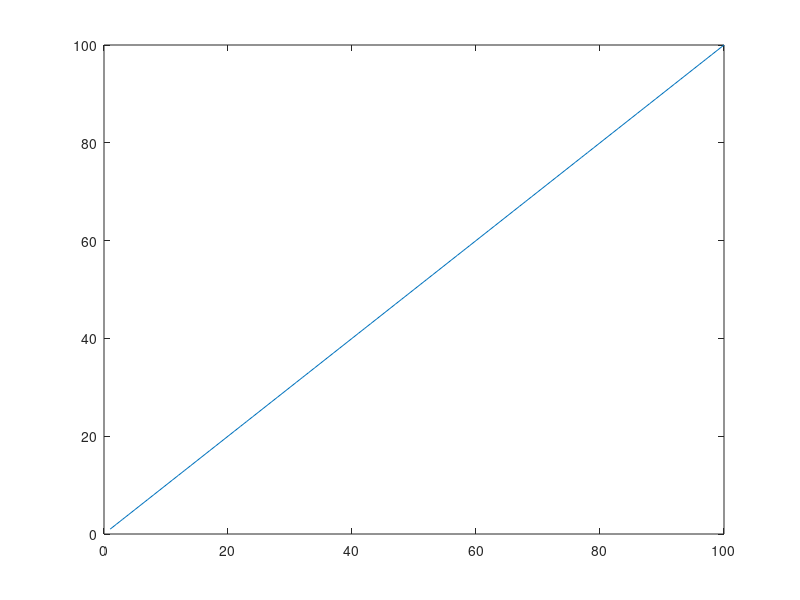
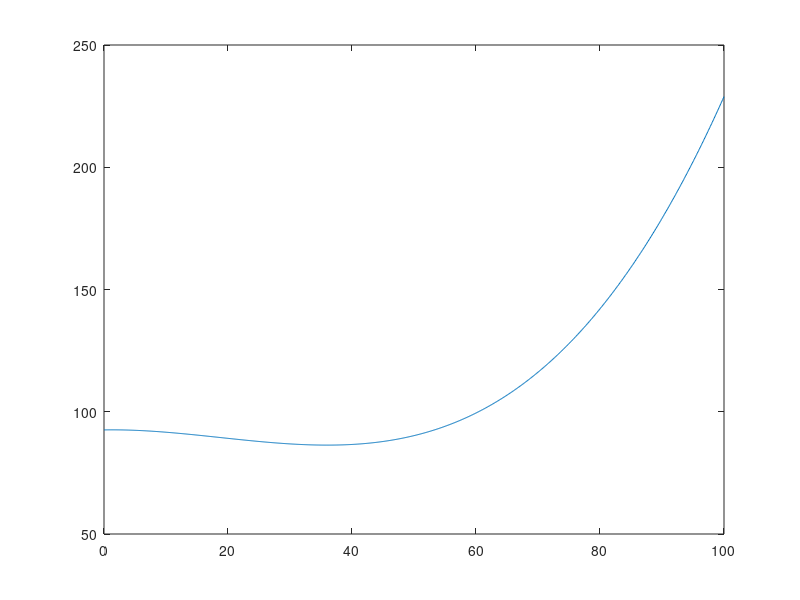

Reproduce these figures in MATLAB, in order. (Note: this script raises an error after producing the figures.)
figure
plot(1:100,1:100)
[x,y] = ginput(10);
p = polyfit(x,y,4);
p = [ -0.0000    0.0003   -0.0168    0.0432   92.5756];
x1 = linspace(0,100,1000);
y1 = polyval(p,x1);
figure
plot(x,y,'o')
hold on
plot(x1,y1)

%%
normRange = @(x,a,b) (b-a).*((x-min(x))./(max(x)-min(x)))+a;
imRangeNorm = normRange(imRange,1,100);
% valsNorm = normRange(

%%
x2 = 1:100;
y2 = exp(.03.*x2).*-1;
y2 = y2+abs(min(y2));
figure(1)
plot(x2,y2)
figure(2)
y2 = normRange(y2,1.1,2.2);
plot(x2,y2)

sizeFactors = genSizeFactors(imRange,1.1,2.2);
imRangePercent = linspace(1,100,length(imRange));
figure(3)
plot(imRangePercent,sizeFactors)
%%
x2 = linspace(0,100,length(imRange));
y2 = (2.2./(1+exp(-0.15.*(x2-50)))).*-1+2.2;
plot(x2,y2)
%% Function fitting
c = [1 -2 1 -1];  
x = linspace(-2,4);  
y = c(1)*x.^3+c(2)*x.^2+c(3)*x+c(4) + randn(1,100);
plot(x,y,'.b-')
hold on
c = polyfit(x,y,3);  
yhat = c(1)*x.^3+c(2)*x.^2+c(3)*x+c(4);
plot(x,yhat,'r','linewidth',2)
% Linear constraint
x0 = 0;
y0 = 0;
x = x(:); %reshape the data into a column vector
y = y(:);
% 'C' is the Vandermonde matrix for 'x'
n = 3; % Degree of polynomial to fit
V(:,n+1) = ones(length(x),1,class(x));
for j = n:-1:1
     V(:,j) = x.*V(:,j+1);
end
C = V;
% 'd' is the vector of target values, 'y'.
d = y;
% There are no inequality constraints in this case, i.e., 
A = [];
b = [];
% We use linear equality constraints to force the curve to hit the required point. In
% this case, 'Aeq' is the Vandermoonde matrix for 'x0'
Aeq = x0.^(n:-1:0);
% and 'beq' is the value the curve should take at that point
beq = y0;
p = lsqlin( C, d, A, b, Aeq, beq );
% We can then use POLYVAL to evaluate the fitted curve
yhat = polyval( p, x );
% Plot original data
plot(x,y,'.b-') 
hold on
% Plot point to go through
plot(x0,y0,'gx','linewidth',4) 
% Plot fitted data
plot(x,yhat,'r','linewidth',2) 
hold off